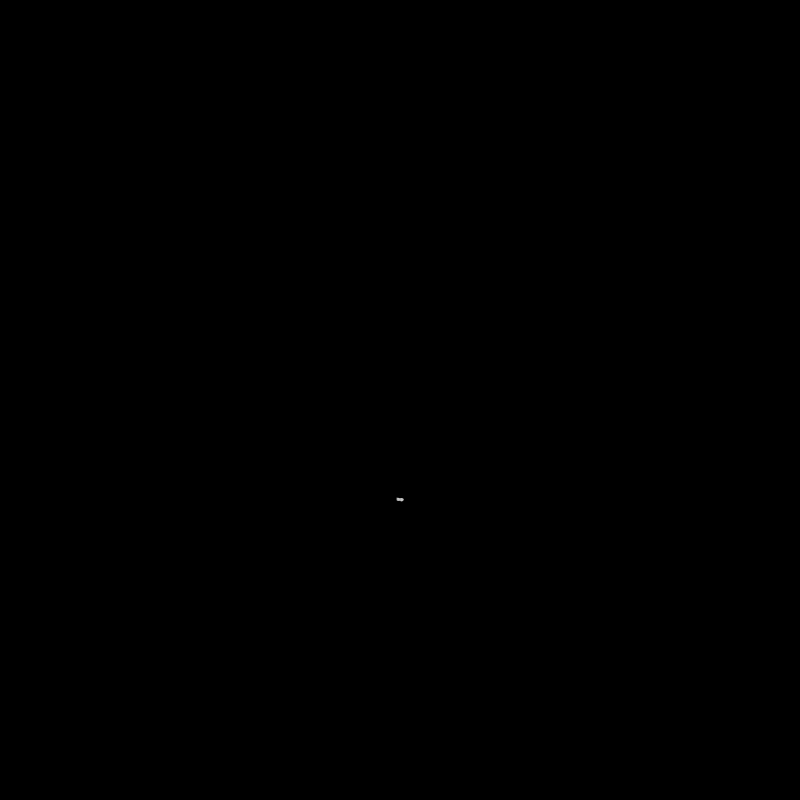
Frame 1 (no input)
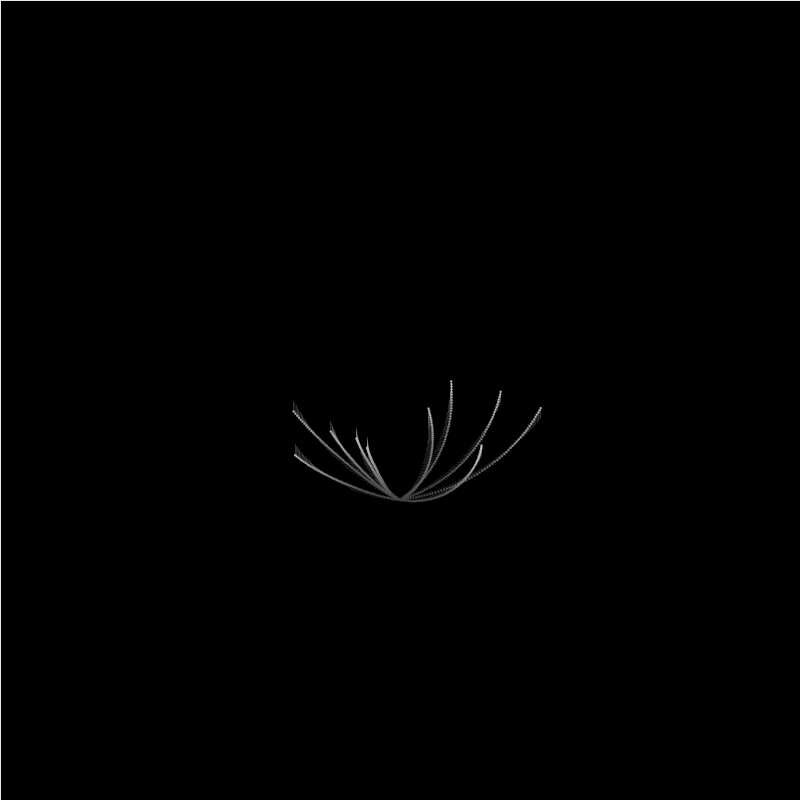
Frame 60 (the mouse pressed at the canvas centre just before this capture)
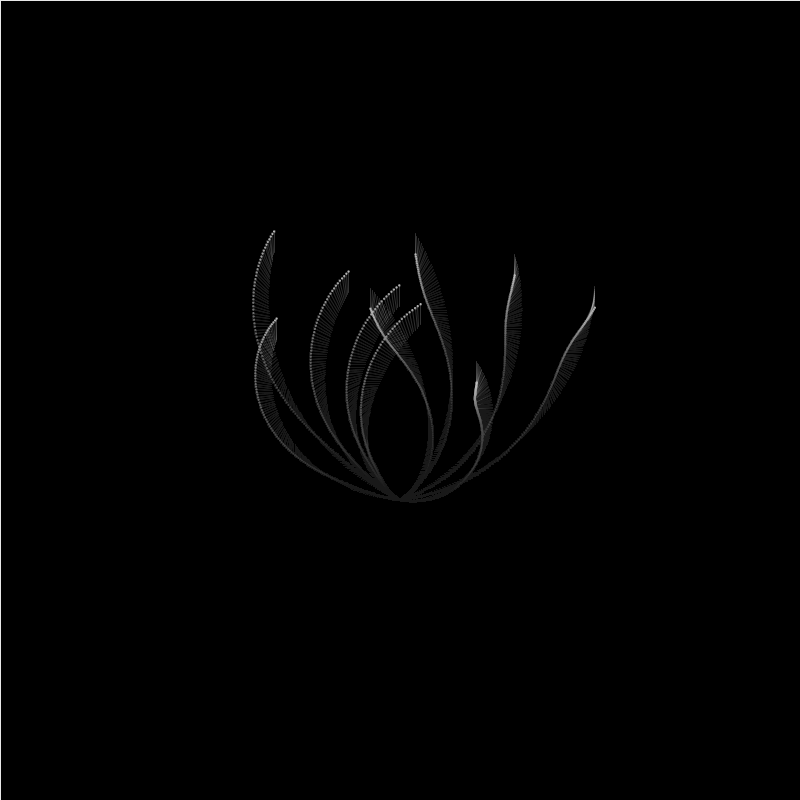
Frame 120 (the mouse held since frame 60 and released just before this capture)

The Processing sketch that drew these frames (run headless with seeded random() and noise(); from frame 60 on, the mouse is pressed at the canvas centre):

// Processing sketch: processing_152358
// ── processing_152358.pde

/*
 * Creative Coding
 * Week 3, 04 - spinning top: curved motion with sin() and cos()
 * by Indae Hwang and Jon McCormack
 * Copyright (c) 2014 Monash University
 *
 * This sketch is the first cut at translating the motion of a spinning top
 * to trace a drawing path. This sketch traces a path using sin() and cos()
 *
 */

int num;
float[] x; 
float[] y; // current drawing position
float[] dx;  
float[] dy; // change in position at each frame
float[] bx; 
float[] by;
float[] handX;
float[] handY;
float[] rad;       // radius for the moving hand
//int i;


void setup() {
  size(800, 800);
  num = 10;

  x = new float [num];
  y = new float [num];
  dx = new float [num];
  dy = new float [num];
  bx = new float [num];
  by = new float [num];
  rad = new float [num];
  handX = new float [num];
  handY = new float [num];
  


  for (int i=0; i<num; i++) {
    // initial position in the centre of the screen
    x[i] = width/2;
    y[i] = height/2;

    // dx and dy are the small change in position each frame
    dx[i] = random(-1, 1);
    dy[i] = random(-1, 1);
    background(0);
  }
}


void draw() {
  // blend the old frames into the background
  blendMode(BLEND);
  fill(0, 5);
  rect(0, 0, width, height);

  for (int i=0; i<num; i++) {


    // calculate new position
    x[i] += dx[i];
    y[i] += dy[i];

    if (i %2 == 1) {
      rad[i] = radians(frameCount);}
      
    else if (i %2 == 0) {
      rad[i] = radians(-frameCount);}

    float max = 1;
    float min = 0.5;

    //When the shape hits the edge of the window, it reverses its direction and changes velocity
    if (x[i] > width-100 || x[i] < 100) {
      dx[i] = dx[i] > 0 ? -random(min, max) : random(min, max);
    }

    if (y[i] > height-100 || y[i] < 100) {
      dy[i] = dy[i] > 0 ? -random(min, max) : random(min, max);
    }

    bx[i] = x[i] + 100 * sin(rad[i]);
    by[i] = y[i] + 100 * cos(rad[i]);

    fill(180);

    float radius = 100 * sin(rad[i]*0.1);
    handX[i] = bx[i] + radius * sin(rad[i]*3);
    handY[i] = by[i] + radius * cos(rad[i]*3);

    stroke(255, 50);
    line(bx[i], by[i], handX[i], handY[i]);
    ellipse(handX[i], handY[i], 2, 2);
  }
}
